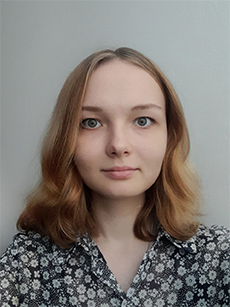
#> input picture Lr_8/lab-8/data/makovska.png, 230 x 307 px
$ python task_3.py
#> lines starting #> are read from the running program, lines starting #| are printed output that depends on the picture
import cv2

img = cv2.imread('data/makovska.png')
#> img is the input picture: shape (307, 230, 3); mean B, G, R 117.8, 122.8, 129.4
print(img.shape)
#| (307, 230, 3)
imgResize = cv2.resize(img, (1000, 500))
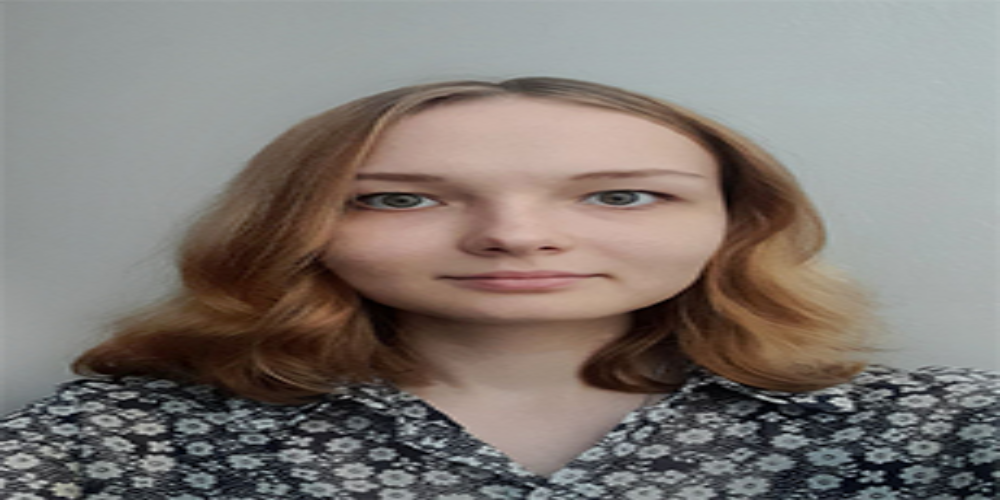
#> imgResize: shape (500, 1000, 3); mean B, G, R 117.7, 122.7, 129.3
print(imgResize.shape)
#| (500, 1000, 3)
imgCropped = img[75:400, 30:350]
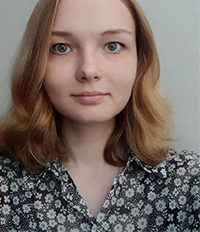
#> imgCropped: shape (232, 200, 3); mean B, G, R 99.3, 106.4, 118.7
cv2.imshow('Image', img)

cv2.imshow('Image Cropped', imgCropped)
cv2.waitKey(0)

$ run again, with Lr_8/lab-8/data/coins_2.JPG saved as Lr_8/lab-8/data/makovska.png
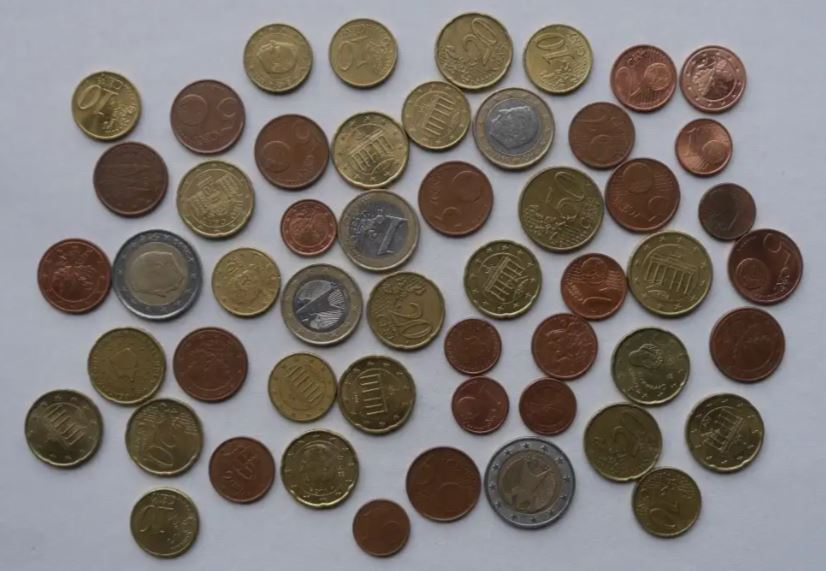
#> input picture Lr_8/lab-8/data/coins_2.JPG, 826 x 571 px
#> img is the input picture: shape (571, 826, 3); mean B, G, R 114.7, 118.8, 125.6
#| (571, 826, 3)
#> `imgResize = cv2.resize(img, (1000, 500))`:
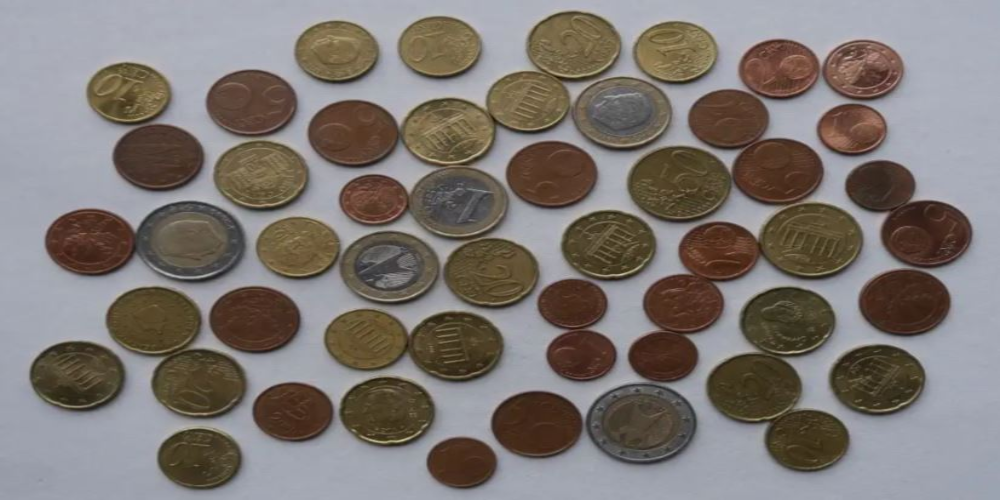
#> imgResize: shape (500, 1000, 3); mean B, G, R 114.6, 118.7, 125.5
#| (500, 1000, 3)
#> `imgCropped = img[75:400, 30:350]`:
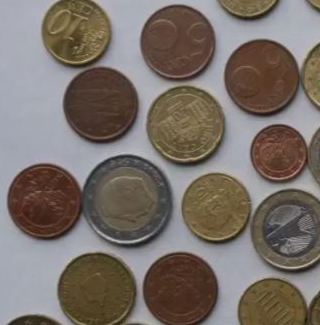
#> imgCropped: shape (325, 320, 3); mean B, G, R 104.6, 111.5, 120.8
